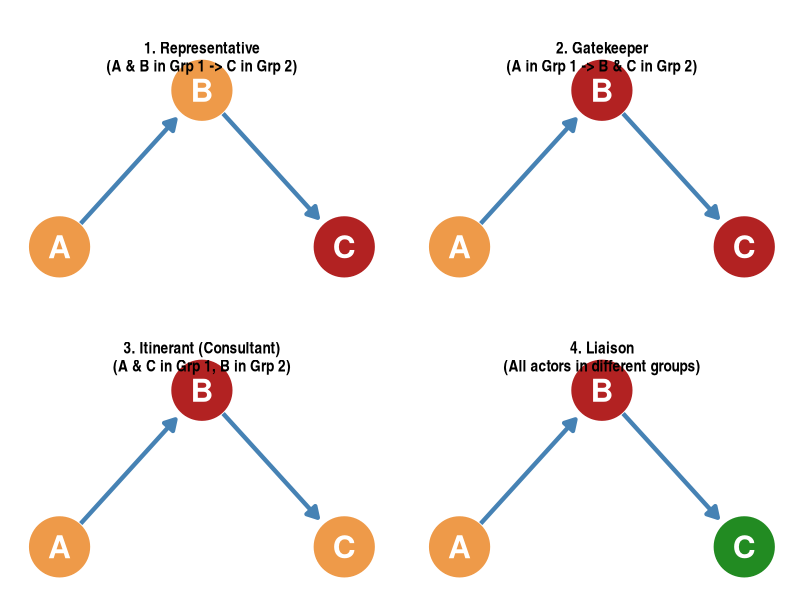
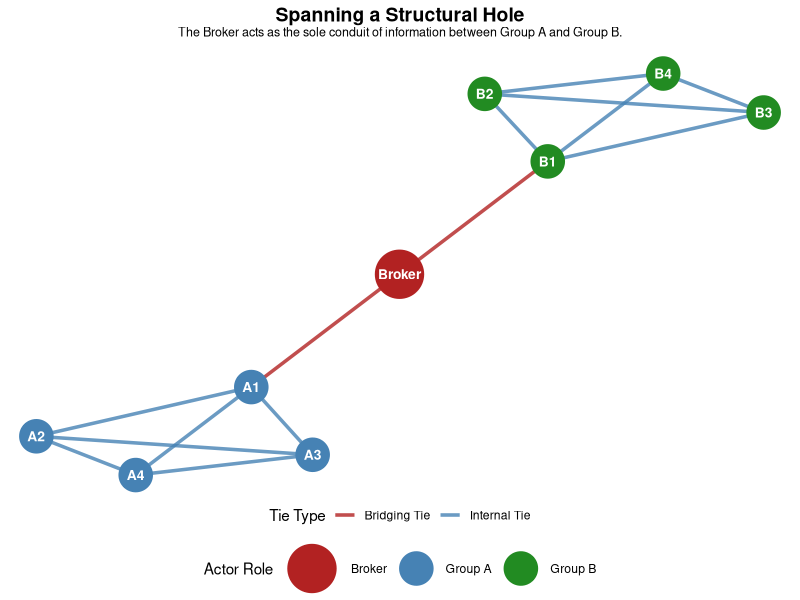

The R source for these figures, in order:
library(igraph)
library(ggraph)
library(ggplot2)
library(gridExtra)

# --- Plot 1: Spanning a Structural Hole ---
nodes <- data.frame(
  name = c("Broker", "A1", "A2", "A3", "A4", "B1", "B2", "B3", "B4"),
  role = c("Broker", rep("Group A", 4), rep("Group B", 4))
)

edges_A <- subset(expand.grid(from = paste0("A", 1:4), to = paste0("A", 1:4)), from != to)
edges_A$type <- "Internal Tie"
edges_B <- subset(expand.grid(from = paste0("B", 1:4), to = paste0("B", 1:4)), from != to)
edges_B$type <- "Internal Tie"
edges_bridge <- data.frame(
  from = c("Broker", "Broker"),
  to   = c("A1", "B1"),
  type = rep("Bridging Tie", 2)
)

edges <- rbind(edges_A, edges_B, edges_bridge)
g <- graph_from_data_frame(edges, directed = FALSE, vertices = nodes)
g <- simplify(g, remove.multiple = TRUE, remove.loops = TRUE, edge.attr.comb = "first")

set.seed(42)
p1 <- ggraph(g, layout = 'fr') + 
  geom_edge_link(aes(color = type, edge_width = type), alpha = 0.8) +
  geom_node_point(aes(color = role, size = role)) +
  geom_node_text(aes(label = name), vjust = 0.5, hjust = 0.5, 
                 color = "white", fontface = "bold", size = 3.5) +
  scale_edge_color_manual(values = c("Bridging Tie" = "firebrick", "Internal Tie" = "steelblue")) +
  scale_edge_width_manual(values = c("Bridging Tie" = 1.2, "Internal Tie" = 1.2)) +
  scale_color_manual(values = c("Broker" = "firebrick", "Group A" = "steelblue", "Group B" = "forestgreen")) +
  scale_size_manual(values = c("Broker" = 16, "Group A" = 11, "Group B" = 11)) +
  labs(title = "Spanning a Structural Hole",
       subtitle = "The Broker acts as the sole conduit of information between Group A and Group B.",
       color = "Actor Role", 
       size = "Actor Role", 
       edge_color = "Tie Type", 
       edge_width = "Tie Type") +
  theme_void() +
  theme(plot.title = element_text(face = "bold", size = 14, hjust = 0.5),
        plot.subtitle = element_text(size = 9, hjust = 0.5, margin = margin(b = 10)),
        legend.position = "bottom",
        legend.box = "vertical")

ggsave("images/sht-spanning-hole.png", p1, width = 6, height = 6, dpi = 300)
print("Saved images/sht-spanning-hole.png")

# --- Plot 2: Gould & Fernandez Brokerage Roles ---
plot_brokerage <- function(node_groups, title) {
  edges <- data.frame(
    from = c("A", "B"),
    to   = c("B", "C")
  )
  
  nodes <- data.frame(
    name = c("A", "B", "C"),
    group = node_groups
  )
  
  g <- graph_from_data_frame(edges, directed = TRUE, vertices = nodes)
  
  layout_matrix <- matrix(c(
    -1.0,   0.0,  # A
     0.0,   0.8,  # B
     1.0,   0.0   # C
  ), ncol = 2, byrow = TRUE)
  
  ggraph(g, layout = layout_matrix) +
    geom_edge_link(arrow = arrow(length = unit(3, 'mm'), type = "closed"),
                   end_cap = circle(10, 'mm'),
                   start_cap = circle(8, 'mm'),
                   width = 1.5, 
                   color = "steelblue") +
    geom_node_point(aes(color = group), size = 20) +
    geom_node_text(aes(label = name), size = 8, fontface = "bold", color = "white") +
    scale_color_manual(values = c("Group 1" = "tan2", 
                                  "Group 2" = "firebrick", 
                                  "Group 3" = "forestgreen")) +
    labs(title = title) +
    theme_graph() + 
    coord_cartesian(clip = "off") +
    theme(plot.title = element_text(hjust = 0.5, face = "bold", size = 12, margin = margin(b = 5)),
          legend.position = "none")
}

# 1. Representative
p_rep <- plot_brokerage(c("Group 1", "Group 1", "Group 2"), 
                        "1. Representative\n(A & B in Grp 1 -> C in Grp 2)")

# 2. Gatekeeper
p_gate <- plot_brokerage(c("Group 1", "Group 2", "Group 2"), 
                         "2. Gatekeeper\n(A in Grp 1 -> B & C in Grp 2)")

# 3. Itinerant / Consultant
p_itin <- plot_brokerage(c("Group 1", "Group 2", "Group 1"), 
                         "3. Itinerant (Consultant)\n(A & C in Grp 1, B in Grp 2)")

# 4. Liaison
p_liai <- plot_brokerage(c("Group 1", "Group 2", "Group 3"), 
                         "4. Liaison\n(All actors in different groups)")

# Combined plot in a 2x2 grid
p_combined <- grid.arrange(p_rep, p_gate, p_itin, p_liai, ncol = 2)

ggsave("images/sht-gould-fernandez.png", p_combined, width = 8, height = 8, dpi = 300)
print("Saved images/sht-gould-fernandez.png")
